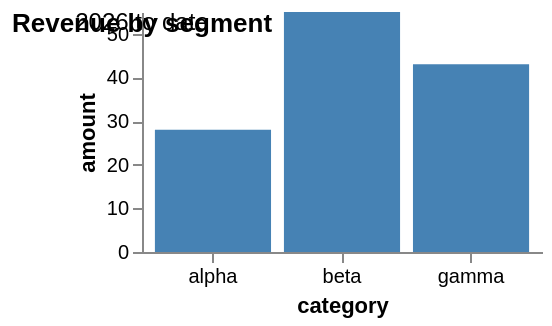

The Vega-Lite source for this figure:
### Vega specification from a JSON file in a GitHub repository (floating-point values rounded to 4 significant figures)
{"$schema": "https://vega.github.io/schema/vega/v6.json", "description": "a title oriented nowhere: upstream's layout leaves the group at the coordinates it already has, so the heading sits at the plotting area's own origin and its anchor still decides its alignment — a centred one therefore reaches back past the left edge and the drawing grows to hold it. The subtitle's own switch has no default either, so it is drawn on top of the heading rather than under it.", "width": 200, "height": 120, "padding": 5, "title": {"text": "Revenue by segment", "subtitle": "2026 to date", "orient": "none"}, "data": [{"name": "t", "values": [{"c": "alpha", "v": 28}, {"c": "beta", "v": 55}, {"c": "gamma", "v": 43}]}], "scales": [{"name": "x", "type": "band", "domain": {"data": "t", "field": "c"}, "range": "width", "padding": 0.1}, {"name": "y", "type": "linear", "domain": {"data": "t", "field": "v"}, "range": "height", "nice": true}], "axes": [{"orient": "bottom", "scale": "x", "title": "category"}, {"orient": "left", "scale": "y", "title": "amount", "tickCount": 4}], "marks": [{"type": "rect", "from": {"data": "t"}, "encode": {"enter": {"x": {"scale": "x", "field": "c"}, "width": {"scale": "x", "band": 1}, "y": {"scale": "y", "field": "v"}, "y2": {"scale": "y", "value": 0}, "fill": {"value": "steelblue"}}}}]}
